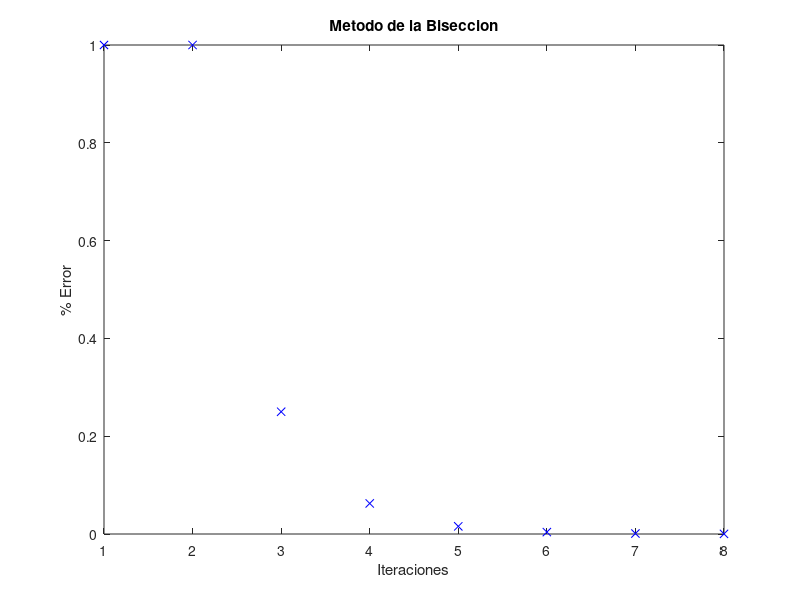

Source code (MATLAB):
%{
    Metodo de la Biseccion
    Parametros de Entrada
        @param f: funcion a la cual se le aplicara el algoritmo
        @param a: limite inferior del intervalo
        @param b: limite superior del intervalo
        @param MAXIT:  iteraciones maximas
        @param TOL:  tolerencia del algoritmo
    
    Parametros de Salida
        @return xAprox: valor aproximado de x
        @return error: porcentaje de error del resultado obtenido
%}

clc;
clear;

function [xAprox, err] = biseccion(f, a, b, MAXIT, TOL)

    if(f(a) * f(b) < 0)
    
        iter = 1;
        err = 1;
        iterl = []; % Lista que almacena el numero de iteraciones para despues graficar
        errl = []; % Lista que almacena el % de error de cada iteracion para despues graficar

        while(iter < MAXIT)
            xAprox = (a + b) / 2;
            fx = f(xAprox);

            if(f(a) * fx < 0)
                b = xAprox;
            elseif(f(b) * fx < 0)
                a = xAprox;
            endif

            iterl(iter) = iter;
            errl(iter) = err;
            err = (b - a) / (2)^(iter-1);
            
            if(err < TOL)
                grafica(iterl, errl);
                return;
            else
                iter = iter + 1;
            endif
      endwhile
      grafica(iterl, errl);
    else
        error("Condiciones en los parametros de entrada no garantizan el cero de la funcion.")
    endif
    return;
endfunction

function grafica(listaValoresX, listValoresY)
    plot(listaValoresX, listValoresY, 'bx');
    title("Metodo de la Biseccion");
    xlabel("Iteraciones");
    ylabel("% Error");
endfunction

%Valores iniciales
a = 0;
b = 2;
%Iteraciones maximas
MAXIT = 100;
%Tolerancia
TOL = 0.0001;
%Funcion 
funct = @(x) e^x - x - 2;
%Llamado de la funcion
[xAprox, err] =  biseccion(funct, a, b, MAXIT, TOL);
printf("############################################ \n");
printf("Metodo de la Biseccion \n");
printf('xAprox = %f\n%%Error = %d \n', xAprox, err);